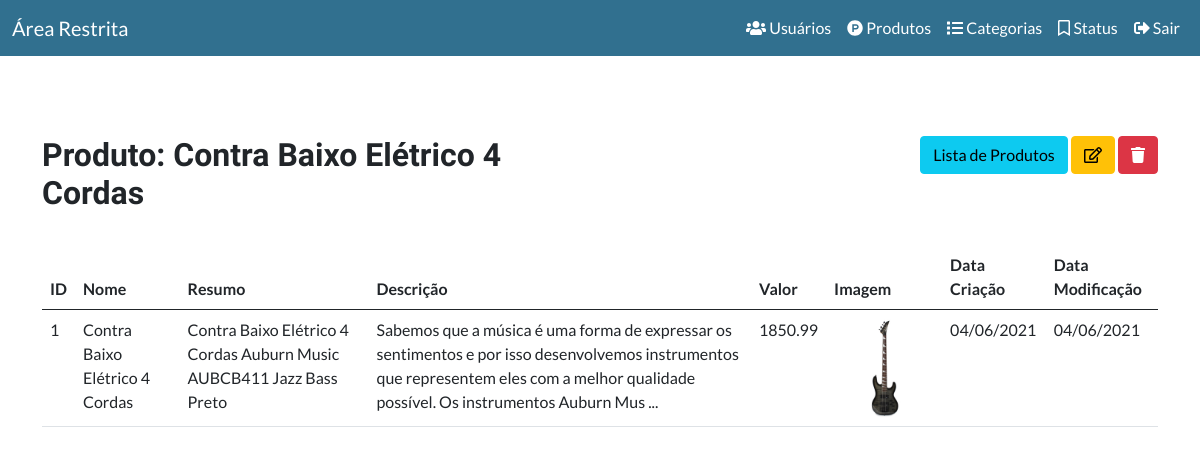
The page /app/views/page.php?link=14&id=1 (signed in) on the database its author committed.
### tables this page shows
CREATE TABLE `tb_produto` (
  `id` int(11) NOT NULL AUTO_INCREMENT,
  `nome` varchar(255) NOT NULL,
  `resumo` varchar(500) NOT NULL,
  `descricao` text NOT NULL,
  `valor` float NOT NULL,
  `tag` varchar(255) NOT NULL,
  `description` text NOT NULL,
  `arquivo` varchar(255) NOT NULL,
  `situacao_id` int(11) NOT NULL,
  `categoria_id` int(11) NOT NULL,
  `criado` date NOT NULL,
  `modificado` date NOT NULL,
  PRIMARY KEY (id)
);

### app/views/page.php (called while the page is built, shortened)
<?php
include_once("../views/index/header.phtml");
$link = $_GET["link"];
$pag[1] = "index/index.phtml";
$pag[2] = "usuario/listar_usuarios.phtml";
$pag[3] = "usuario/cadastrar_usuarios.phtml";
$pag[5] = "usuario/visualizar_usuario.phtml";
$pag[6] = "usuario/editar_usuario.phtml";
$pag[11] = "produto/cadastrar_produto.phtml";
$pag[12] = "produto/listar_produto.phtml";
$pag[13] = "produto/editar_produto.phtml";
$pag[14] = "produto/visualizar_produto.phtml";
$pag[7] = "categoria/cadastrar_categoria.phtml";
$pag[8] = "categoria/listar_categoria.phtml";
$pag[9] = "categoria/editar_categoria.phtml";
$pag[10] = "categoria/visualizar_categoria.phtml";
$pag[15] = "situacao/listar_situacao.phtml";
$pag[16] = "situacao/cadastrar_situacao.phtml";
$pag[17] = "situacao/editar_situacao.phtml";
$pag[18] = "situacao/visualizar_situacao.phtml";
if (!empty($link)) {
	if (file_exists($pag[$link]))  {
		include $pag[$link];
	} else {
		include "dashboard.php";
	}
} else {
	include "dashboard.php";
}
include_once("../views/index/footer.phtml");

### app/views/produto/visualizar_produto.phtml (the view, shortened to what this page needs)
<?php
$id = $_GET['id'];
$resultado = mysqli_query(
        $GLOBALS['connection'],
        "SELECT * FROM tb_produto WHERE id = '$id' LIMIT 1"
);
$produto = mysqli_fetch_assoc($resultado);
?>
<div class="container">
    <div class="row">
        <div class="col-md-6">
            <h2>Produto: <?= $produto['nome'];?></h2>
        </div>
        <div class="col-md-6 text-end">
            <a href="page.php?link=12" type="button" class="btn btn-info">
                Lista de Produtos
            </a>
            <a href="page.php?link=13&id=<?= $produto['id'];?>" type="button" class="btn btn-warning">
                <i class="far fa-edit"></i>
            </a>
            <a href="../services/produto/deleta_produto.php?id=<?= $produto['id'];?>" type="button" class="btn btn-danger">
                <i class="fas fa-trash"></i>
            </a>
        </div>
    </div>
    <br>
    <table class="table">
    	<thead>
    		<tr>
    			<th>ID</th>
    			<th>Nome</th>
    			<th>Resumo</th>
    			<th>Descrição</th>
    			<th>Valor</th>
    			<th>Imagem</th>
                <th>Data Criação</th>
                <th>Data Modificação</th>
    		</tr>
    	</thead>
    	<tbody>
    		<tr>
    			<td>
    				<?= $produto['id'];?>
    			</td>
    			<td>
    				<?= $produto['nome'];?>
    			</td>
    			<td>
    				<?= $produto['resumo'];?>
    			</td>
    			<td>
    				<?= mb_strimwidth($produto['descricao'], 0, 200);?> ...
    			</td>
    			<td>
    				<?= $produto['valor'];?>
    			</td>
    			<td>
    				<?php $imagem = $produto['arquivo'];?>
    				<img src="<?= "../../../resources/upload/$imagem";?>" alt="" width="100" height="100">
    			</td>
                <td><?= date("d/m/Y", strtotime($produto['criado']));?></td>
                <td><?= date("d/m/Y", strtotime($produto['modificado']));?></td>
    		</tr>
    	</tbody>
    </table>
</div>

### assets/css/dashboard.css (style rules this page uses)
.container { margin-top: 10vh; }

### rows shown on the page
tb_produto: nome "Contra Baixo Elétrico 4 Cordas", id "1", resumo "Contra Baixo Elétrico 4 Cordas Auburn Music AUBCB411 Jazz Bass Preto", descricao "Sabemos que a música é uma forma de expressar os sentimentos e por isso desenvolvemos instrumentos que representem eles com a melhor qualidade possível. Os instrumentos Auburn Mus", valor "1850.99", arquivo (picture), criado "04/06/2021", modificado "04/06/2021"
